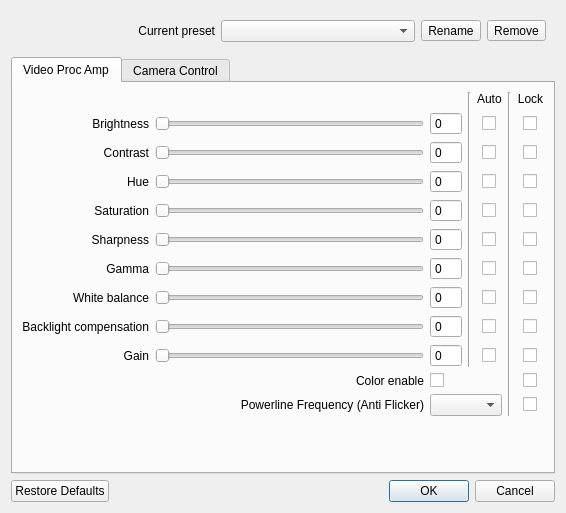
<?xml version="1.0" encoding="UTF-8"?>
<ui version="4.0">
 <class>FSCameraSettingsDialog</class>
 <widget class="QDialog" name="FSCameraSettingsDialog">
  <property name="geometry">
   <rect>
    <x>0</x>
    <y>0</y>
    <width>566</width>
    <height>513</height>
   </rect>
  </property>
  <property name="windowTitle">
   <string>Camera settings dialog</string>
  </property>
  <layout class="QGridLayout" name="gridLayout">
   <item row="1" column="0">
    <widget class="QTabWidget" name="tabWidget">
     <property name="currentIndex">
      <number>0</number>
     </property>
     <widget class="QWidget" name="tabVideoProcAmp">
      <attribute name="title">
       <string>Video Proc Amp</string>
      </attribute>
      <layout class="QGridLayout" name="gridLayout_2">
       <item row="7" column="6" alignment="Qt::AlignHCenter|Qt::AlignVCenter">
        <widget class="QCheckBox" name="checkBoxLockWhiteBalance">
         <property name="text">
          <string/>
         </property>
        </widget>
       </item>
       <item row="6" column="0">
        <widget class="QLabel" name="labelGamma">
         <property name="text">
          <string notr="true">Gamma</string>
         </property>
         <property name="alignment">
          <set>Qt::AlignRight|Qt::AlignTrailing|Qt::AlignVCenter</set>
         </property>
        </widget>
       </item>
       <item row="9" column="4" alignment="Qt::AlignHCenter|Qt::AlignVCenter">
        <widget class="QCheckBox" name="checkBoxAutoGain">
         <property name="text">
          <string/>
         </property>
        </widget>
       </item>
       <item row="5" column="0">
        <widget class="QLabel" name="labelSharpness">
         <property name="text">
          <string notr="true">Sharpness</string>
         </property>
         <property name="alignment">
          <set>Qt::AlignRight|Qt::AlignTrailing|Qt::AlignVCenter</set>
         </property>
        </widget>
       </item>
       <item row="2" column="4" alignment="Qt::AlignHCenter|Qt::AlignVCenter">
        <widget class="QCheckBox" name="checkBoxAutoContrast">
         <property name="text">
          <string/>
         </property>
        </widget>
       </item>
       <item row="5" column="1">
        <widget class="QSlider" name="horizontalSliderSharpness">
         <property name="orientation">
          <enum>Qt::Horizontal</enum>
         </property>
        </widget>
       </item>
       <item row="4" column="4" alignment="Qt::AlignHCenter|Qt::AlignVCenter">
        <widget class="QCheckBox" name="checkBoxAutoSaturation">
         <property name="text">
          <string/>
         </property>
        </widget>
       </item>
       <item row="9" column="1">
        <widget class="QSlider" name="horizontalSliderGain">
         <property name="orientation">
          <enum>Qt::Horizontal</enum>
         </property>
        </widget>
       </item>
       <item row="4" column="1">
        <widget class="QSlider" name="horizontalSliderSaturation">
         <property name="orientation">
          <enum>Qt::Horizontal</enum>
         </property>
        </widget>
       </item>
       <item row="0" column="6">
        <widget class="QLabel" name="labelVideoProcAmpLock">
         <property name="sizePolicy">
          <sizepolicy hsizetype="Maximum" vsizetype="Maximum">
           <horstretch>0</horstretch>
           <verstretch>0</verstretch>
          </sizepolicy>
         </property>
         <property name="text">
          <string>Lock</string>
         </property>
         <property name="alignment">
          <set>Qt::AlignCenter</set>
         </property>
        </widget>
       </item>
       <item row="6" column="2">
        <widget class="QSpinBox" name="spinBoxGamma">
         <property name="buttonSymbols">
          <enum>QAbstractSpinBox::NoButtons</enum>
         </property>
        </widget>
       </item>
       <item row="3" column="1">
        <widget class="QSlider" name="horizontalSliderHue">
         <property name="orientation">
          <enum>Qt::Horizontal</enum>
         </property>
        </widget>
       </item>
       <item row="4" column="0">
        <widget class="QLabel" name="labelSaturation">
         <property name="text">
          <string notr="true">Saturation</string>
         </property>
         <property name="alignment">
          <set>Qt::AlignRight|Qt::AlignTrailing|Qt::AlignVCenter</set>
         </property>
        </widget>
       </item>
       <item row="2" column="6" alignment="Qt::AlignHCenter|Qt::AlignVCenter">
        <widget class="QCheckBox" name="checkBoxLockContrast">
         <property name="text">
          <string/>
         </property>
        </widget>
       </item>
       <item row="10" column="1">
        <widget class="QLabel" name="labelColorEnable">
         <property name="text">
          <string notr="true">Color enable</string>
         </property>
         <property name="alignment">
          <set>Qt::AlignRight|Qt::AlignTrailing|Qt::AlignVCenter</set>
         </property>
        </widget>
       </item>
       <item row="1" column="6" alignment="Qt::AlignHCenter|Qt::AlignVCenter">
        <widget class="QCheckBox" name="checkBoxLockBrightness">
         <property name="text">
          <string/>
         </property>
        </widget>
       </item>
       <item row="5" column="6" alignment="Qt::AlignHCenter|Qt::AlignVCenter">
        <widget class="QCheckBox" name="checkBoxLockSharpness">
         <property name="text">
          <string/>
         </property>
        </widget>
       </item>
       <item row="7" column="0">
        <widget class="QLabel" name="labelWhiteBalance">
         <property name="text">
          <string notr="true">White balance</string>
         </property>
         <property name="alignment">
          <set>Qt::AlignRight|Qt::AlignTrailing|Qt::AlignVCenter</set>
         </property>
        </widget>
       </item>
       <item row="2" column="1">
        <widget class="QSlider" name="horizontalSliderContrast">
         <property name="orientation">
          <enum>Qt::Horizontal</enum>
         </property>
        </widget>
       </item>
       <item row="6" column="4" alignment="Qt::AlignHCenter|Qt::AlignVCenter">
        <widget class="QCheckBox" name="checkBoxAutoGamma">
         <property name="text">
          <string/>
         </property>
        </widget>
       </item>
       <item row="8" column="2">
        <widget class="QSpinBox" name="spinBoxBacklightCompensation">
         <property name="buttonSymbols">
          <enum>QAbstractSpinBox::NoButtons</enum>
         </property>
        </widget>
       </item>
       <item row="6" column="6" alignment="Qt::AlignHCenter|Qt::AlignVCenter">
        <widget class="QCheckBox" name="checkBoxLockGamma">
         <property name="text">
          <string/>
         </property>
        </widget>
       </item>
       <item row="10" column="2">
        <widget class="QCheckBox" name="checkBoxColorEnable">
         <property name="text">
          <string/>
         </property>
        </widget>
       </item>
       <item row="1" column="0">
        <widget class="QLabel" name="labelBrightness">
         <property name="text">
          <string notr="true">Brightness</string>
         </property>
         <property name="alignment">
          <set>Qt::AlignRight|Qt::AlignTrailing|Qt::AlignVCenter</set>
         </property>
        </widget>
       </item>
       <item row="6" column="1">
        <widget class="QSlider" name="horizontalSliderGamma">
         <property name="orientation">
          <enum>Qt::Horizontal</enum>
         </property>
        </widget>
       </item>
       <item row="8" column="0">
        <widget class="QLabel" name="labelBacklightCompensation">
         <property name="text">
          <string notr="true">Backlight compensation</string>
         </property>
         <property name="alignment">
          <set>Qt::AlignRight|Qt::AlignTrailing|Qt::AlignVCenter</set>
         </property>
        </widget>
       </item>
       <item row="9" column="0">
        <widget class="QLabel" name="labelGain">
         <property name="text">
          <string notr="true">Gain</string>
         </property>
         <property name="alignment">
          <set>Qt::AlignRight|Qt::AlignTrailing|Qt::AlignVCenter</set>
         </property>
        </widget>
       </item>
       <item row="10" column="6" alignment="Qt::AlignHCenter|Qt::AlignVCenter">
        <widget class="QCheckBox" name="checkBoxLockColorEnable">
         <property name="text">
          <string/>
         </property>
        </widget>
       </item>
       <item row="0" column="4">
        <widget class="QLabel" name="labelVideoProcAmpAuto">
         <property name="sizePolicy">
          <sizepolicy hsizetype="Maximum" vsizetype="Maximum">
           <horstretch>0</horstretch>
           <verstretch>0</verstretch>
          </sizepolicy>
         </property>
         <property name="text">
          <string>Auto</string>
         </property>
        </widget>
       </item>
       <item row="3" column="4" alignment="Qt::AlignHCenter|Qt::AlignVCenter">
        <widget class="QCheckBox" name="checkBoxAutoHue">
         <property name="text">
          <string/>
         </property>
        </widget>
       </item>
       <item row="9" column="2">
        <widget class="QSpinBox" name="spinBoxGain">
         <property name="buttonSymbols">
          <enum>QAbstractSpinBox::NoButtons</enum>
         </property>
        </widget>
       </item>
       <item row="2" column="2">
        <widget class="QSpinBox" name="spinBoxContrast">
         <property name="buttonSymbols">
          <enum>QAbstractSpinBox::NoButtons</enum>
         </property>
        </widget>
       </item>
       <item row="1" column="4" alignment="Qt::AlignHCenter|Qt::AlignVCenter">
        <widget class="QCheckBox" name="checkBoxAutoBrightness">
         <property name="text">
          <string/>
         </property>
        </widget>
       </item>
       <item row="8" column="1">
        <widget class="QSlider" name="horizontalSliderBacklightCompensation">
         <property name="orientation">
          <enum>Qt::Horizontal</enum>
         </property>
        </widget>
       </item>
       <item row="1" column="2">
        <widget class="QSpinBox" name="spinBoxBrightness">
         <property name="buttonSymbols">
          <enum>QAbstractSpinBox::NoButtons</enum>
         </property>
        </widget>
       </item>
       <item row="8" column="6" alignment="Qt::AlignHCenter|Qt::AlignVCenter">
        <widget class="QCheckBox" name="checkBoxLockBacklightCompensation">
         <property name="text">
          <string/>
         </property>
        </widget>
       </item>
       <item row="7" column="4" alignment="Qt::AlignHCenter|Qt::AlignVCenter">
        <widget class="QCheckBox" name="checkBoxAutoWhiteBalance">
         <property name="text">
          <string/>
         </property>
        </widget>
       </item>
       <item row="3" column="0">
        <widget class="QLabel" name="labelHue">
         <property name="text">
          <string notr="true">Hue</string>
         </property>
         <property name="alignment">
          <set>Qt::AlignRight|Qt::AlignTrailing|Qt::AlignVCenter</set>
         </property>
        </widget>
       </item>
       <item row="1" column="1">
        <widget class="QSlider" name="horizontalSliderBrightness">
         <property name="orientation">
          <enum>Qt::Horizontal</enum>
         </property>
        </widget>
       </item>
       <item row="9" column="6" alignment="Qt::AlignHCenter|Qt::AlignVCenter">
        <widget class="QCheckBox" name="checkBoxLockGain">
         <property name="text">
          <string/>
         </property>
        </widget>
       </item>
       <item row="2" column="0">
        <widget class="QLabel" name="labelContrast">
         <property name="text">
          <string notr="true">Contrast</string>
         </property>
         <property name="alignment">
          <set>Qt::AlignRight|Qt::AlignTrailing|Qt::AlignVCenter</set>
         </property>
        </widget>
       </item>
       <item row="3" column="2">
        <widget class="QSpinBox" name="spinBoxHue">
         <property name="buttonSymbols">
          <enum>QAbstractSpinBox::NoButtons</enum>
         </property>
        </widget>
       </item>
       <item row="5" column="4" alignment="Qt::AlignHCenter|Qt::AlignVCenter">
        <widget class="QCheckBox" name="checkBoxAutoSharpness">
         <property name="text">
          <string/>
         </property>
        </widget>
       </item>
       <item row="7" column="2">
        <widget class="QSpinBox" name="spinBoxWhiteBalance">
         <property name="buttonSymbols">
          <enum>QAbstractSpinBox::NoButtons</enum>
         </property>
        </widget>
       </item>
       <item row="4" column="6" alignment="Qt::AlignHCenter|Qt::AlignVCenter">
        <widget class="QCheckBox" name="checkBoxLockSaturation">
         <property name="text">
          <string/>
         </property>
        </widget>
       </item>
       <item row="3" column="6" alignment="Qt::AlignHCenter|Qt::AlignVCenter">
        <widget class="QCheckBox" name="checkBoxLockHue">
         <property name="text">
          <string/>
         </property>
        </widget>
       </item>
       <item row="7" column="1">
        <widget class="QSlider" name="horizontalSliderWhiteBalance">
         <property name="orientation">
          <enum>Qt::Horizontal</enum>
         </property>
        </widget>
       </item>
       <item row="12" column="0">
        <spacer name="verticalSpacer_1">
         <property name="orientation">
          <enum>Qt::Vertical</enum>
         </property>
         <property name="sizeHint" stdset="0">
          <size>
           <width>20</width>
           <height>40</height>
          </size>
         </property>
        </spacer>
       </item>
       <item row="8" column="4" alignment="Qt::AlignHCenter|Qt::AlignVCenter">
        <widget class="QCheckBox" name="checkBoxAutoBacklightCompensation">
         <property name="text">
          <string/>
         </property>
        </widget>
       </item>
       <item row="4" column="2">
        <widget class="QSpinBox" name="spinBoxSaturation">
         <property name="buttonSymbols">
          <enum>QAbstractSpinBox::NoButtons</enum>
         </property>
        </widget>
       </item>
       <item row="5" column="2">
        <widget class="QSpinBox" name="spinBoxSharpness">
         <property name="buttonSymbols">
          <enum>QAbstractSpinBox::NoButtons</enum>
         </property>
        </widget>
       </item>
       <item row="0" column="3" rowspan="10">
        <widget class="Line" name="lineVideoProcAmpAutoWidgets">
         <property name="orientation">
          <enum>Qt::Vertical</enum>
         </property>
        </widget>
       </item>
       <item row="0" column="5" rowspan="12">
        <widget class="Line" name="lineVideoProcAmpLockWidgets">
         <property name="orientation">
          <enum>Qt::Vertical</enum>
         </property>
        </widget>
       </item>
       <item row="11" column="6" alignment="Qt::AlignHCenter|Qt::AlignVCenter">
        <widget class="QCheckBox" name="checkBoxLockPowerlineFrequency">
         <property name="text">
          <string/>
         </property>
        </widget>
       </item>
       <item row="11" column="2" colspan="3">
        <widget class="QComboBox" name="comboBoxPowerlineFrequency"/>
       </item>
       <item row="11" column="1">
        <widget class="QLabel" name="labelPowerlineFrequency">
         <property name="text">
          <string notr="true">Powerline Frequency (Anti Flicker)</string>
         </property>
         <property name="alignment">
          <set>Qt::AlignRight|Qt::AlignTrailing|Qt::AlignVCenter</set>
         </property>
        </widget>
       </item>
      </layout>
     </widget>
     <widget class="QWidget" name="tabCameraControl">
      <attribute name="title">
       <string>Camera Control</string>
      </attribute>
      <layout class="QGridLayout" name="gridLayout_3">
       <item row="2" column="6" alignment="Qt::AlignHCenter|Qt::AlignVCenter">
        <widget class="QCheckBox" name="checkBoxLockFocus">
         <property name="text">
          <string/>
         </property>
        </widget>
       </item>
       <item row="7" column="1">
        <widget class="QSlider" name="horizontalSliderRoll">
         <property name="orientation">
          <enum>Qt::Horizontal</enum>
         </property>
        </widget>
       </item>
       <item row="4" column="1">
        <widget class="QSlider" name="horizontalSliderIris">
         <property name="orientation">
          <enum>Qt::Horizontal</enum>
         </property>
        </widget>
       </item>
       <item row="1" column="0">
        <widget class="QLabel" name="labelZoom">
         <property name="text">
          <string notr="true">Zoom</string>
         </property>
         <property name="alignment">
          <set>Qt::AlignRight|Qt::AlignTrailing|Qt::AlignVCenter</set>
         </property>
        </widget>
       </item>
       <item row="6" column="6" alignment="Qt::AlignHCenter|Qt::AlignVCenter">
        <widget class="QCheckBox" name="checkBoxLockTilt">
         <property name="text">
          <string/>
         </property>
        </widget>
       </item>
       <item row="5" column="0">
        <widget class="QLabel" name="labelPan">
         <property name="text">
          <string notr="true">Pan</string>
         </property>
         <property name="alignment">
          <set>Qt::AlignRight|Qt::AlignTrailing|Qt::AlignVCenter</set>
         </property>
        </widget>
       </item>
       <item row="1" column="1">
        <widget class="QSlider" name="horizontalSliderZoom">
         <property name="orientation">
          <enum>Qt::Horizontal</enum>
         </property>
        </widget>
       </item>
       <item row="2" column="2">
        <widget class="QSpinBox" name="spinBoxFocus">
         <property name="buttonSymbols">
          <enum>QAbstractSpinBox::NoButtons</enum>
         </property>
        </widget>
       </item>
       <item row="2" column="1">
        <widget class="QSlider" name="horizontalSliderFocus">
         <property name="orientation">
          <enum>Qt::Horizontal</enum>
         </property>
        </widget>
       </item>
       <item row="7" column="0">
        <widget class="QLabel" name="labelRoll">
         <property name="text">
          <string notr="true">Roll</string>
         </property>
         <property name="alignment">
          <set>Qt::AlignRight|Qt::AlignTrailing|Qt::AlignVCenter</set>
         </property>
        </widget>
       </item>
       <item row="3" column="4" alignment="Qt::AlignHCenter|Qt::AlignVCenter">
        <widget class="QCheckBox" name="checkBoxAutoExposure">
         <property name="text">
          <string/>
         </property>
        </widget>
       </item>
       <item row="7" column="4" alignment="Qt::AlignHCenter|Qt::AlignVCenter">
        <widget class="QCheckBox" name="checkBoxAutoRoll">
         <property name="text">
          <string/>
         </property>
        </widget>
       </item>
       <item row="5" column="6" alignment="Qt::AlignHCenter|Qt::AlignVCenter">
        <widget class="QCheckBox" name="checkBoxLockPan">
         <property name="text">
          <string/>
         </property>
        </widget>
       </item>
       <item row="5" column="1">
        <widget class="QSlider" name="horizontalSliderPan">
         <property name="orientation">
          <enum>Qt::Horizontal</enum>
         </property>
        </widget>
       </item>
       <item row="2" column="0">
        <widget class="QLabel" name="labelFocus">
         <property name="text">
          <string notr="true">Focus</string>
         </property>
         <property name="alignment">
          <set>Qt::AlignRight|Qt::AlignTrailing|Qt::AlignVCenter</set>
         </property>
        </widget>
       </item>
       <item row="5" column="2">
        <widget class="QSpinBox" name="spinBoxPan">
         <property name="buttonSymbols">
          <enum>QAbstractSpinBox::NoButtons</enum>
         </property>
        </widget>
       </item>
       <item row="3" column="2">
        <widget class="QSpinBox" name="spinBoxExposure">
         <property name="buttonSymbols">
          <enum>QAbstractSpinBox::NoButtons</enum>
         </property>
        </widget>
       </item>
       <item row="6" column="1">
        <widget class="QSlider" name="horizontalSliderTilt">
         <property name="orientation">
          <enum>Qt::Horizontal</enum>
         </property>
        </widget>
       </item>
       <item row="1" column="4" alignment="Qt::AlignHCenter|Qt::AlignVCenter">
        <widget class="QCheckBox" name="checkBoxAutoZoom">
         <property name="text">
          <string/>
         </property>
        </widget>
       </item>
       <item row="6" column="4" alignment="Qt::AlignHCenter|Qt::AlignVCenter">
        <widget class="QCheckBox" name="checkBoxAutoTilt">
         <property name="text">
          <string/>
         </property>
        </widget>
       </item>
       <item row="3" column="1">
        <widget class="QSlider" name="horizontalSliderExposure">
         <property name="orientation">
          <enum>Qt::Horizontal</enum>
         </property>
        </widget>
       </item>
       <item row="3" column="0">
        <widget class="QLabel" name="labelExposure">
         <property name="text">
          <string notr="true">Exposure</string>
         </property>
         <property name="alignment">
          <set>Qt::AlignRight|Qt::AlignTrailing|Qt::AlignVCenter</set>
         </property>
        </widget>
       </item>
       <item row="7" column="6" alignment="Qt::AlignHCenter|Qt::AlignVCenter">
        <widget class="QCheckBox" name="checkBoxLockRoll">
         <property name="text">
          <string/>
         </property>
        </widget>
       </item>
       <item row="1" column="2">
        <widget class="QSpinBox" name="spinBoxZoom">
         <property name="buttonSymbols">
          <enum>QAbstractSpinBox::NoButtons</enum>
         </property>
        </widget>
       </item>
       <item row="4" column="6" alignment="Qt::AlignHCenter|Qt::AlignVCenter">
        <widget class="QCheckBox" name="checkBoxLockIris">
         <property name="text">
          <string/>
         </property>
        </widget>
       </item>
       <item row="0" column="4">
        <widget class="QLabel" name="labelCameraControlAuto">
         <property name="sizePolicy">
          <sizepolicy hsizetype="Maximum" vsizetype="Maximum">
           <horstretch>0</horstretch>
           <verstretch>0</verstretch>
          </sizepolicy>
         </property>
         <property name="text">
          <string>Auto</string>
         </property>
         <property name="alignment">
          <set>Qt::AlignCenter</set>
         </property>
        </widget>
       </item>
       <item row="4" column="4" alignment="Qt::AlignHCenter|Qt::AlignVCenter">
        <widget class="QCheckBox" name="checkBoxAutoIris">
         <property name="text">
          <string/>
         </property>
        </widget>
       </item>
       <item row="5" column="4" alignment="Qt::AlignHCenter|Qt::AlignVCenter">
        <widget class="QCheckBox" name="checkBoxAutoPan">
         <property name="text">
          <string/>
         </property>
        </widget>
       </item>
       <item row="1" column="6" alignment="Qt::AlignHCenter|Qt::AlignVCenter">
        <widget class="QCheckBox" name="checkBoxLockZoom">
         <property name="text">
          <string/>
         </property>
        </widget>
       </item>
       <item row="4" column="0">
        <widget class="QLabel" name="labelIris">
         <property name="text">
          <string notr="true">Aperture (Iris)</string>
         </property>
         <property name="alignment">
          <set>Qt::AlignRight|Qt::AlignTrailing|Qt::AlignVCenter</set>
         </property>
        </widget>
       </item>
       <item row="3" column="6" alignment="Qt::AlignHCenter|Qt::AlignVCenter">
        <widget class="QCheckBox" name="checkBoxLockExposure">
         <property name="text">
          <string/>
         </property>
        </widget>
       </item>
       <item row="4" column="2">
        <widget class="QSpinBox" name="spinBoxIris">
         <property name="buttonSymbols">
          <enum>QAbstractSpinBox::NoButtons</enum>
         </property>
        </widget>
       </item>
       <item row="2" column="4" alignment="Qt::AlignHCenter|Qt::AlignVCenter">
        <widget class="QCheckBox" name="checkBoxAutoFocus">
         <property name="text">
          <string/>
         </property>
        </widget>
       </item>
       <item row="9" column="0">
        <spacer name="verticalSpacer_2">
         <property name="orientation">
          <enum>Qt::Vertical</enum>
         </property>
         <property name="sizeHint" stdset="0">
          <size>
           <width>20</width>
           <height>40</height>
          </size>
         </property>
        </spacer>
       </item>
       <item row="6" column="0">
        <widget class="QLabel" name="labelTilt">
         <property name="text">
          <string notr="true">Tilt</string>
         </property>
         <property name="alignment">
          <set>Qt::AlignRight|Qt::AlignTrailing|Qt::AlignVCenter</set>
         </property>
        </widget>
       </item>
       <item row="7" column="2">
        <widget class="QSpinBox" name="spinBoxRoll">
         <property name="buttonSymbols">
          <enum>QAbstractSpinBox::NoButtons</enum>
         </property>
        </widget>
       </item>
       <item row="0" column="6">
        <widget class="QLabel" name="labelCameraControlLock">
         <property name="sizePolicy">
          <sizepolicy hsizetype="Maximum" vsizetype="Maximum">
           <horstretch>0</horstretch>
           <verstretch>0</verstretch>
          </sizepolicy>
         </property>
         <property name="text">
          <string>Lock</string>
         </property>
         <property name="alignment">
          <set>Qt::AlignCenter</set>
         </property>
        </widget>
       </item>
       <item row="6" column="2">
        <widget class="QSpinBox" name="spinBoxTilt">
         <property name="buttonSymbols">
          <enum>QAbstractSpinBox::NoButtons</enum>
         </property>
        </widget>
       </item>
       <item row="0" column="3" rowspan="8">
        <widget class="Line" name="lineCameraControlAutoWidgets">
         <property name="orientation">
          <enum>Qt::Vertical</enum>
         </property>
        </widget>
       </item>
       <item row="0" column="5" rowspan="9">
        <widget class="Line" name="lineCameraControlLockWidgets">
         <property name="orientation">
          <enum>Qt::Vertical</enum>
         </property>
        </widget>
       </item>
      </layout>
     </widget>
    </widget>
   </item>
   <item row="2" column="0">
    <widget class="QDialogButtonBox" name="buttonBox">
     <property name="orientation">
      <enum>Qt::Horizontal</enum>
     </property>
     <property name="standardButtons">
      <set>QDialogButtonBox::Cancel|QDialogButtonBox::Ok|QDialogButtonBox::RestoreDefaults</set>
     </property>
    </widget>
   </item>
   <item row="0" column="0">
    <widget class="QWidget" name="widgetPresets" native="true">
     <layout class="QGridLayout" name="gridLayout_4">
      <item row="0" column="1">
       <widget class="QComboBox" name="comboBoxPresets"/>
      </item>
      <item row="0" column="0">
       <widget class="QLabel" name="labelCurrentPreset">
        <property name="text">
         <string>Current preset</string>
        </property>
        <property name="alignment">
         <set>Qt::AlignRight|Qt::AlignTrailing|Qt::AlignVCenter</set>
        </property>
       </widget>
      </item>
      <item row="0" column="3">
       <widget class="QToolButton" name="toolButtonRemoveCurrentPreset">
        <property name="text">
         <string>Remove</string>
        </property>
       </widget>
      </item>
      <item row="0" column="2">
       <widget class="QToolButton" name="toolButtonRenameCurrentPreset">
        <property name="text">
         <string>Rename</string>
        </property>
       </widget>
      </item>
     </layout>
    </widget>
   </item>
  </layout>
 </widget>
 <tabstops>
  <tabstop>comboBoxPresets</tabstop>
  <tabstop>toolButtonRenameCurrentPreset</tabstop>
  <tabstop>toolButtonRemoveCurrentPreset</tabstop>
  <tabstop>tabWidget</tabstop>
  <tabstop>horizontalSliderBrightness</tabstop>
  <tabstop>spinBoxBrightness</tabstop>
  <tabstop>checkBoxAutoBrightness</tabstop>
  <tabstop>checkBoxLockBrightness</tabstop>
  <tabstop>horizontalSliderContrast</tabstop>
  <tabstop>spinBoxContrast</tabstop>
  <tabstop>checkBoxAutoContrast</tabstop>
  <tabstop>checkBoxLockContrast</tabstop>
  <tabstop>horizontalSliderHue</tabstop>
  <tabstop>spinBoxHue</tabstop>
  <tabstop>checkBoxAutoHue</tabstop>
  <tabstop>checkBoxLockHue</tabstop>
  <tabstop>horizontalSliderSaturation</tabstop>
  <tabstop>spinBoxSaturation</tabstop>
  <tabstop>checkBoxAutoSaturation</tabstop>
  <tabstop>checkBoxLockSaturation</tabstop>
  <tabstop>horizontalSliderSharpness</tabstop>
  <tabstop>spinBoxSharpness</tabstop>
  <tabstop>checkBoxAutoSharpness</tabstop>
  <tabstop>checkBoxLockSharpness</tabstop>
  <tabstop>horizontalSliderGamma</tabstop>
  <tabstop>spinBoxGamma</tabstop>
  <tabstop>checkBoxAutoGamma</tabstop>
  <tabstop>checkBoxLockGamma</tabstop>
  <tabstop>horizontalSliderWhiteBalance</tabstop>
  <tabstop>spinBoxWhiteBalance</tabstop>
  <tabstop>checkBoxAutoWhiteBalance</tabstop>
  <tabstop>checkBoxLockWhiteBalance</tabstop>
  <tabstop>horizontalSliderBacklightCompensation</tabstop>
  <tabstop>spinBoxBacklightCompensation</tabstop>
  <tabstop>checkBoxAutoBacklightCompensation</tabstop>
  <tabstop>checkBoxLockBacklightCompensation</tabstop>
  <tabstop>horizontalSliderGain</tabstop>
  <tabstop>spinBoxGain</tabstop>
  <tabstop>checkBoxAutoGain</tabstop>
  <tabstop>checkBoxLockGain</tabstop>
  <tabstop>checkBoxColorEnable</tabstop>
  <tabstop>checkBoxLockColorEnable</tabstop>
  <tabstop>comboBoxPowerlineFrequency</tabstop>
  <tabstop>checkBoxLockPowerlineFrequency</tabstop>
  <tabstop>horizontalSliderZoom</tabstop>
  <tabstop>spinBoxZoom</tabstop>
  <tabstop>checkBoxAutoZoom</tabstop>
  <tabstop>checkBoxLockZoom</tabstop>
  <tabstop>horizontalSliderFocus</tabstop>
  <tabstop>spinBoxFocus</tabstop>
  <tabstop>checkBoxAutoFocus</tabstop>
  <tabstop>checkBoxLockFocus</tabstop>
  <tabstop>horizontalSliderExposure</tabstop>
  <tabstop>spinBoxExposure</tabstop>
  <tabstop>checkBoxAutoExposure</tabstop>
  <tabstop>checkBoxLockExposure</tabstop>
  <tabstop>horizontalSliderIris</tabstop>
  <tabstop>spinBoxIris</tabstop>
  <tabstop>checkBoxAutoIris</tabstop>
  <tabstop>checkBoxLockIris</tabstop>
  <tabstop>horizontalSliderPan</tabstop>
  <tabstop>spinBoxPan</tabstop>
  <tabstop>checkBoxAutoPan</tabstop>
  <tabstop>checkBoxLockPan</tabstop>
  <tabstop>horizontalSliderTilt</tabstop>
  <tabstop>spinBoxTilt</tabstop>
  <tabstop>checkBoxAutoTilt</tabstop>
  <tabstop>checkBoxLockTilt</tabstop>
  <tabstop>horizontalSliderRoll</tabstop>
  <tabstop>spinBoxRoll</tabstop>
  <tabstop>checkBoxAutoRoll</tabstop>
  <tabstop>checkBoxLockRoll</tabstop>
 </tabstops>
 <resources/>
 <connections>
  <connection>
   <sender>buttonBox</sender>
   <signal>accepted()</signal>
   <receiver>FSCameraSettingsDialog</receiver>
   <slot>accept()</slot>
   <hints>
    <hint type="sourcelabel">
     <x>250</x>
     <y>492</y>
    </hint>
    <hint type="destinationlabel">
     <x>250</x>
     <y>256</y>
    </hint>
   </hints>
  </connection>
  <connection>
   <sender>buttonBox</sender>
   <signal>rejected()</signal>
   <receiver>FSCameraSettingsDialog</receiver>
   <slot>reject()</slot>
   <hints>
    <hint type="sourcelabel">
     <x>250</x>
     <y>492</y>
    </hint>
    <hint type="destinationlabel">
     <x>250</x>
     <y>256</y>
    </hint>
   </hints>
  </connection>
 </connections>
</ui>
